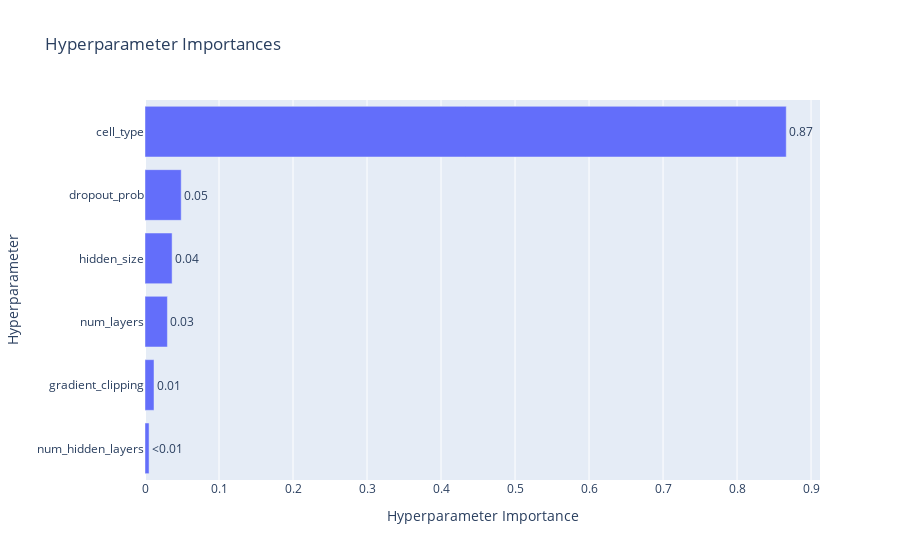

Notebook code for this chart:
### Markdown cell above
The importance of each hyperparameter to the Objective Function

### Code cell
plot_param_importances(study)

### Figure 1 — Plotly figure (JSON) as saved in the notebook; plotly's stock layout.template omitted (floating-point values rounded to 4 significant figures)
{"data": [{"cliponaxis": false, "hovertemplate": ["num_hidden_layers (IntDistribution): 0.005501316500939493<extra></extra>", "gradient_clipping (CategoricalDistribution): 0.012202136841232052<extra></extra>", "num_layers (IntDistribution): 0.030275733521713696<extra></extra>", "hidden_size (CategoricalDistribution): 0.03662630841949656<extra></extra>", "dropout_prob (FloatDistribution): 0.04892449026288554<extra></extra>", "cell_type (CategoricalDistribution): 0.8664700144537327<extra></extra>"], "name": "Objective Value", "orientation": "h", "text": ["<0.01", "0.01", "0.03", "0.04", "0.05", "0.87"], "textposition": "outside", "type": "bar", "x": [0.005501, 0.0122, 0.03028, 0.03663, 0.04892, 0.8665], "y": ["num_hidden_layers", "gradient_clipping", "num_layers", "hidden_size", "dropout_prob", "cell_type"]}], "layout": {"title": {"text": "Hyperparameter Importances"}, "xaxis": {"title": {"text": "Hyperparameter Importance"}}, "yaxis": {"title": {"text": "Hyperparameter"}}}}
